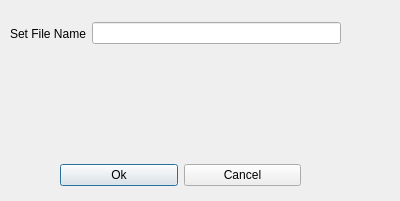
<?xml version="1.0" encoding="UTF-8"?>
<ui version="4.0">
 <class>NewCallingDialog</class>
 <widget class="QDialog" name="NewCallingDialog">
  <property name="geometry">
   <rect>
    <x>0</x>
    <y>0</y>
    <width>400</width>
    <height>201</height>
   </rect>
  </property>
  <property name="windowTitle">
   <string>Dialog</string>
  </property>
  <widget class="QWidget" name="">
   <property name="geometry">
    <rect>
     <x>10</x>
     <y>20</y>
     <width>331</width>
     <height>27</height>
    </rect>
   </property>
   <layout class="QHBoxLayout" name="horizontalLayout">
    <item>
     <widget class="QLabel" name="label">
      <property name="cursor">
       <cursorShape>IBeamCursor</cursorShape>
      </property>
      <property name="text">
       <string>Set File Name</string>
      </property>
      <property name="textFormat">
       <enum>Qt::PlainText</enum>
      </property>
     </widget>
    </item>
    <item>
     <widget class="QLineEdit" name="lineEdit"/>
    </item>
   </layout>
  </widget>
  <widget class="QWidget" name="">
   <property name="geometry">
    <rect>
     <x>60</x>
     <y>160</y>
     <width>241</width>
     <height>31</height>
    </rect>
   </property>
   <layout class="QHBoxLayout" name="horizontalLayout_2">
    <item>
     <widget class="QPushButton" name="pushButton">
      <property name="text">
       <string>Ok</string>
      </property>
     </widget>
    </item>
    <item>
     <widget class="QPushButton" name="pushButton_2">
      <property name="text">
       <string>Cancel</string>
      </property>
     </widget>
    </item>
   </layout>
  </widget>
 </widget>
 <resources/>
 <connections/>
</ui>
